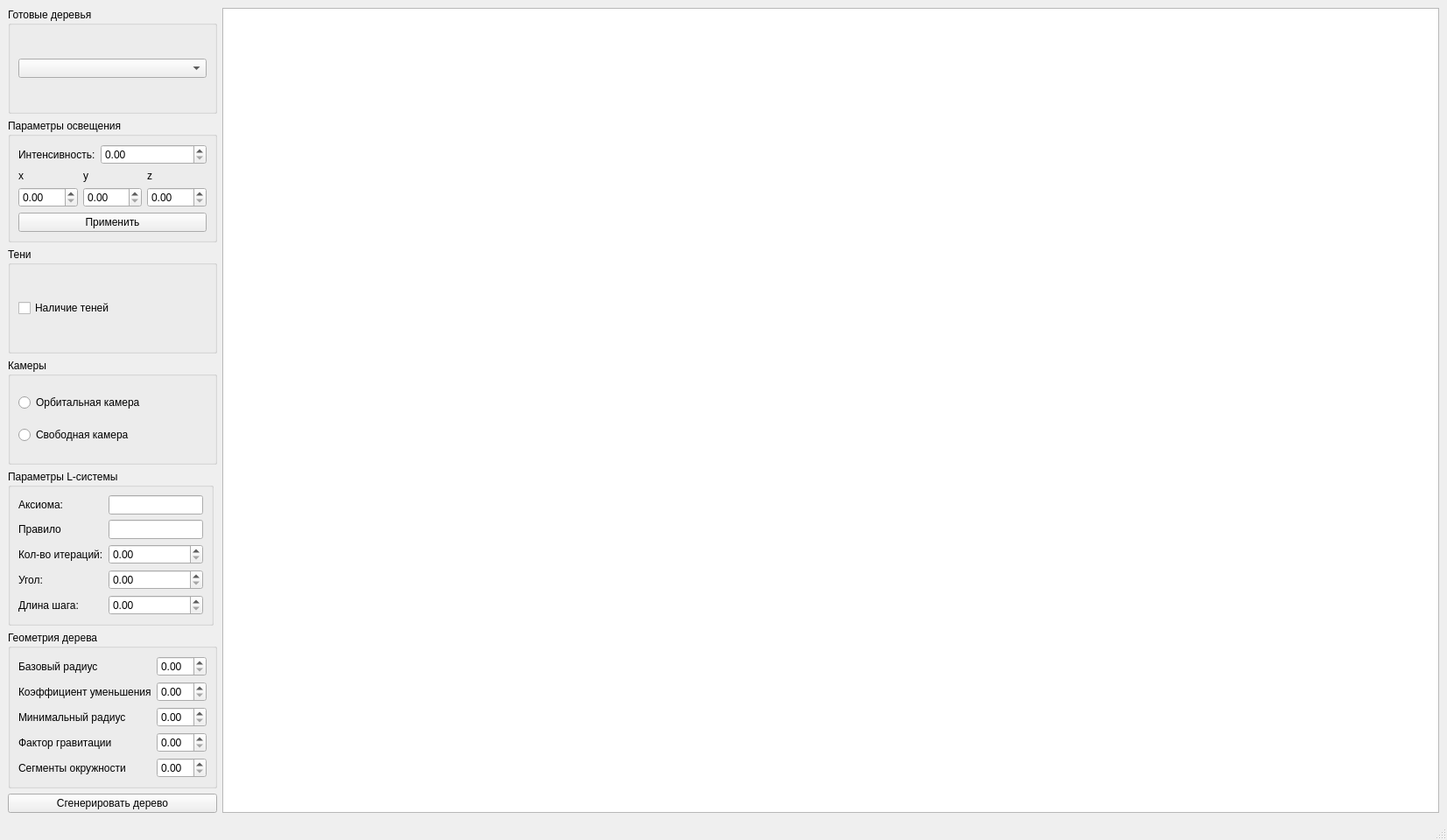
<?xml version="1.0" encoding="UTF-8"?>
<ui version="4.0">
 <class>MainWindow</class>
 <widget class="QMainWindow" name="MainWindow">
  <property name="geometry">
   <rect>
    <x>0</x>
    <y>0</y>
    <width>1653</width>
    <height>960</height>
   </rect>
  </property>
  <property name="windowTitle">
   <string>MainWindow</string>
  </property>
  <widget class="QWidget" name="centralwidget">
   <layout class="QGridLayout" name="gridLayout">
    <item row="6" column="3">
     <widget class="QPushButton" name="pushButton">
      <property name="text">
       <string>Сгенерировать дерево</string>
      </property>
     </widget>
    </item>
    <item row="0" column="3">
     <widget class="QGroupBox" name="groupBox_2">
      <property name="title">
       <string>Готовые деревья</string>
      </property>
      <layout class="QGridLayout" name="gridLayout_3">
       <item row="0" column="0">
        <widget class="QComboBox" name="trees_combo_box"/>
       </item>
      </layout>
     </widget>
    </item>
    <item row="5" column="3">
     <widget class="QGroupBox" name="groupBox_4">
      <property name="title">
       <string>Геометрия дерева</string>
      </property>
      <layout class="QGridLayout" name="gridLayout_4">
       <item row="0" column="1">
        <widget class="QDoubleSpinBox" name="base_radius_spin_box"/>
       </item>
       <item row="1" column="0">
        <widget class="QLabel" name="label_7">
         <property name="text">
          <string>Коэффициент уменьшения</string>
         </property>
        </widget>
       </item>
       <item row="2" column="1">
        <widget class="QDoubleSpinBox" name="min_leaf_radius_spin_box"/>
       </item>
       <item row="1" column="1">
        <widget class="QDoubleSpinBox" name="radius_decay_spin_box"/>
       </item>
       <item row="0" column="0">
        <widget class="QLabel" name="label_6">
         <property name="text">
          <string>Базовый радиус</string>
         </property>
        </widget>
       </item>
       <item row="3" column="1">
        <widget class="QDoubleSpinBox" name="gravity_factor_spin_box"/>
       </item>
       <item row="2" column="0">
        <widget class="QLabel" name="label_8">
         <property name="text">
          <string>Минимальный радиус</string>
         </property>
        </widget>
       </item>
       <item row="3" column="0">
        <widget class="QLabel" name="label_9">
         <property name="text">
          <string>Фактор гравитации</string>
         </property>
        </widget>
       </item>
       <item row="4" column="0">
        <widget class="QLabel" name="label_10">
         <property name="text">
          <string>Сегменты окружности</string>
         </property>
        </widget>
       </item>
       <item row="4" column="1">
        <widget class="QDoubleSpinBox" name="radial_segments_spin_box"/>
       </item>
      </layout>
     </widget>
    </item>
    <item row="1" column="3">
     <widget class="QGroupBox" name="groupBox_5">
      <property name="title">
       <string>Параметры освещения</string>
      </property>
      <layout class="QGridLayout" name="gridLayout_5">
       <item row="1" column="0" colspan="3">
        <layout class="QHBoxLayout" name="horizontalLayout">
         <item>
          <widget class="QLabel" name="label_12">
           <property name="text">
            <string>x</string>
           </property>
          </widget>
         </item>
         <item>
          <widget class="QLabel" name="label_13">
           <property name="text">
            <string>y</string>
           </property>
          </widget>
         </item>
         <item>
          <widget class="QLabel" name="label_14">
           <property name="text">
            <string>z</string>
           </property>
          </widget>
         </item>
        </layout>
       </item>
       <item row="0" column="1" colspan="2">
        <widget class="QDoubleSpinBox" name="intensity_spin_box"/>
       </item>
       <item row="2" column="0" colspan="3">
        <layout class="QHBoxLayout" name="horizontalLayout_2">
         <item>
          <widget class="QDoubleSpinBox" name="x_light_spin_box"/>
         </item>
         <item>
          <widget class="QDoubleSpinBox" name="y_light_spin_box"/>
         </item>
         <item>
          <widget class="QDoubleSpinBox" name="z_light_spin_box"/>
         </item>
        </layout>
       </item>
       <item row="0" column="0">
        <widget class="QLabel" name="label_11">
         <property name="text">
          <string>Интенсивность:</string>
         </property>
        </widget>
       </item>
       <item row="3" column="0" colspan="3">
        <widget class="QPushButton" name="light_push_button">
         <property name="text">
          <string>Применить</string>
         </property>
        </widget>
       </item>
      </layout>
     </widget>
    </item>
    <item row="3" column="3">
     <widget class="QGroupBox" name="groupBox_3">
      <property name="title">
       <string>Камеры</string>
      </property>
      <layout class="QVBoxLayout" name="verticalLayout">
       <item>
        <widget class="QRadioButton" name="orbit_camera_radio_btn">
         <property name="text">
          <string>Орбитальная камера</string>
         </property>
        </widget>
       </item>
       <item>
        <widget class="QRadioButton" name="free_camera_radio_btn">
         <property name="text">
          <string>Свободная камера</string>
         </property>
        </widget>
       </item>
      </layout>
     </widget>
    </item>
    <item row="4" column="3">
     <widget class="QGroupBox" name="groupBox">
      <property name="sizePolicy">
       <sizepolicy hsizetype="Maximum" vsizetype="Preferred">
        <horstretch>0</horstretch>
        <verstretch>0</verstretch>
       </sizepolicy>
      </property>
      <property name="title">
       <string>Параметры L-системы</string>
      </property>
      <layout class="QGridLayout" name="gridLayout_2">
       <item row="4" column="1">
        <widget class="QDoubleSpinBox" name="step_spin_box"/>
       </item>
       <item row="2" column="0">
        <widget class="QLabel" name="label">
         <property name="text">
          <string>Кол-во итераций:</string>
         </property>
        </widget>
       </item>
       <item row="1" column="1">
        <widget class="QLineEdit" name="rule_edit"/>
       </item>
       <item row="3" column="1">
        <widget class="QDoubleSpinBox" name="angle_spin_box"/>
       </item>
       <item row="2" column="1">
        <widget class="QDoubleSpinBox" name="iterations_spin_box"/>
       </item>
       <item row="0" column="1">
        <widget class="QLineEdit" name="axiome_edit"/>
       </item>
       <item row="4" column="0">
        <widget class="QLabel" name="label_3">
         <property name="text">
          <string>Длина шага:</string>
         </property>
        </widget>
       </item>
       <item row="1" column="0">
        <widget class="QLabel" name="label_5">
         <property name="text">
          <string>Правило</string>
         </property>
        </widget>
       </item>
       <item row="3" column="0">
        <widget class="QLabel" name="label_2">
         <property name="text">
          <string>Угол:</string>
         </property>
        </widget>
       </item>
       <item row="0" column="0">
        <widget class="QLabel" name="label_4">
         <property name="text">
          <string>Аксиома:</string>
         </property>
        </widget>
       </item>
      </layout>
     </widget>
    </item>
    <item row="0" column="4" rowspan="7">
     <widget class="QGraphicsView" name="graphicsView">
      <property name="sizePolicy">
       <sizepolicy hsizetype="Expanding" vsizetype="Expanding">
        <horstretch>1</horstretch>
        <verstretch>0</verstretch>
       </sizepolicy>
      </property>
      <property name="verticalScrollBarPolicy">
       <enum>Qt::ScrollBarPolicy::ScrollBarAlwaysOff</enum>
      </property>
      <property name="horizontalScrollBarPolicy">
       <enum>Qt::ScrollBarPolicy::ScrollBarAlwaysOff</enum>
      </property>
      <property name="backgroundBrush">
       <brush brushstyle="SolidPattern">
        <color alpha="255">
         <red>255</red>
         <green>255</green>
         <blue>255</blue>
        </color>
       </brush>
      </property>
     </widget>
    </item>
    <item row="2" column="3">
     <widget class="QGroupBox" name="groupBox_6">
      <property name="title">
       <string>Тени</string>
      </property>
      <layout class="QGridLayout" name="gridLayout_6">
       <item row="0" column="0">
        <widget class="QCheckBox" name="enable_shadows_check_box">
         <property name="text">
          <string>Наличие теней</string>
         </property>
        </widget>
       </item>
      </layout>
     </widget>
    </item>
   </layout>
  </widget>
  <widget class="QMenuBar" name="menubar">
   <property name="geometry">
    <rect>
     <x>0</x>
     <y>0</y>
     <width>1653</width>
     <height>26</height>
    </rect>
   </property>
  </widget>
  <widget class="QStatusBar" name="statusbar"/>
 </widget>
 <resources/>
 <connections/>
</ui>
